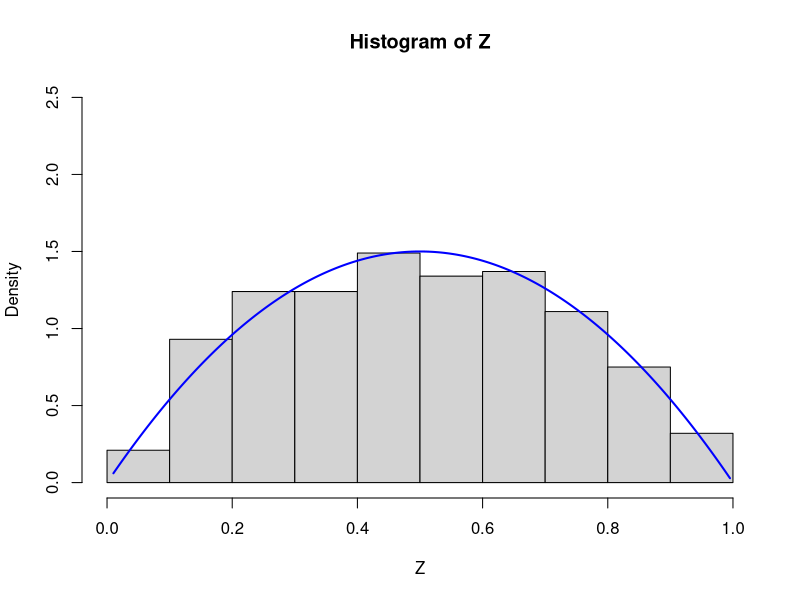
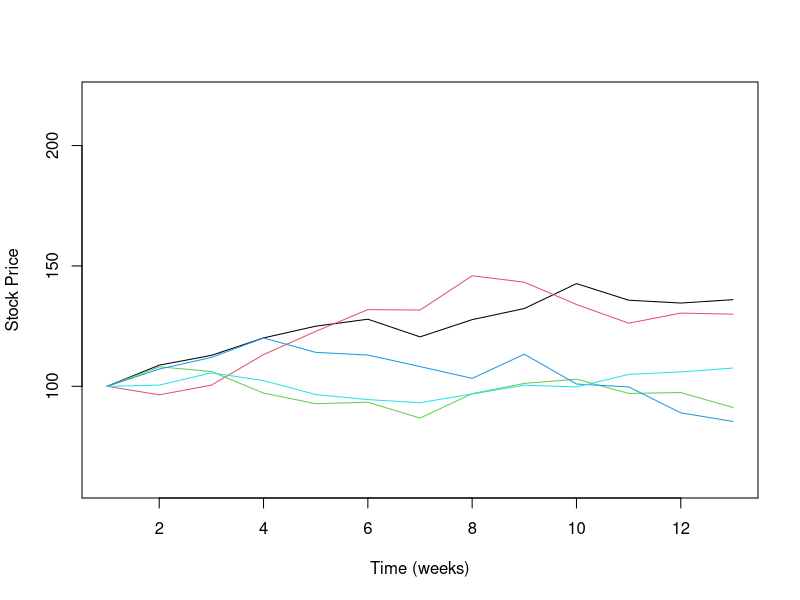

Generate these figures, in order, with R:
## ---- chunk 1
knitr::opts_chunk$set(echo = TRUE)
## ---- chunk 2
set.seed(23423523)
n<-10^3
efficiency <- (2/3)
N<-ceiling(n/efficiency*1.1)
X <- runif(N)
W <- runif(N)

Z <- X[which(efficiency * 6 * X * (1 - X) >= W)]
Z <- Z[1:n]

hist(Z, freq=F, ylim=c(0,2.5))

xfit <- seq(min(Z), max(Z),length=1000)
lines(xfit, 6 * xfit * (1 - xfit),col='blue',lwd=2)
## ---- chunk 3
s0 <- 100
sigma <- 0.4
r <- 0
t <- (12/52)
d <- 12
n <- 5
delta <- t/d
grid <- seq(delta, t, length.out = d)

#create a matrix to store asset prices
S <- matrix(rep(0, n * (d + 1)), nrow = n)

#generate nxd pseudo-random normal numbers
x <- matrix(rnorm(n * d), nrow = n)

#generate n sample paths of Brownian Motion
BM <- sqrt(delta) * t(apply(x, 1, cumsum))

S <- cbind(rep(s0, n), s0 * exp(sweep(sigma * BM, MARGIN = 2, (r - sigma^2 / 2) * grid, '+')))

plot(1:(d+1),S[1,],type='l',ylim=c(60,220),col=1,ylab='Stock Price',xlab='Time (weeks)')
for (i in 2:n){
	points(1:(d+1),S[i,],type='l',col=i)
}

fair.call <- mean(rep(s0, n) - apply(S, 1, min))

fair.put <- mean(apply(S, 1, max) - rep(s0, n))


